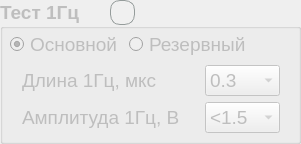
         <widget class="QGroupBox" name="groupBox_4">
          <property name="enabled">
           <bool>false</bool>
          </property>
          <property name="minimumSize">
           <size>
            <width>300</width>
            <height>0</height>
           </size>
          </property>
          <property name="font">
           <font>
            <pointsize>14</pointsize>
            <weight>75</weight>
            <bold>true</bold>
           </font>
          </property>
          <property name="title">
           <string>Тест 1Гц</string>
          </property>
          <widget class="QLabel" name="lPPS">
           <property name="geometry">
            <rect>
             <x>110</x>
             <y>0</y>
             <width>25</width>
             <height>25</height>
            </rect>
           </property>
           <property name="minimumSize">
            <size>
             <width>25</width>
             <height>25</height>
            </size>
           </property>
           <property name="maximumSize">
            <size>
             <width>25</width>
             <height>25</height>
            </size>
           </property>
           <property name="styleSheet">
            <string notr="true">QLabel {
                                   background-color:  rgb(240, 240, 240);
                                   border: 1px solid #959c9b;
                                   border-radius: 10px;
                                   font: 150 10pt&quot;MS Shell Dlg 2&quot;;
                                   color:rgb(0); }</string>
           </property>
           <property name="frameShape">
            <enum>QFrame::Box</enum>
           </property>
           <property name="text">
            <string/>
           </property>
           <property name="margin">
            <number>5</number>
           </property>
           <property name="indent">
            <number>8</number>
           </property>
          </widget>
          <widget class="QWidget" name="verticalLayoutWidget">
           <property name="geometry">
            <rect>
             <x>10</x>
             <y>30</y>
             <width>282</width>
             <height>105</height>
            </rect>
           </property>
           <layout class="QVBoxLayout" name="verticalLayout_7">
            <item>
             <layout class="QHBoxLayout" name="horizontalLayout_10">
              <item>
               <widget class="QRadioButton" name="radSec1">
                <property name="sizePolicy">
                 <sizepolicy hsizetype="Minimum" vsizetype="Fixed">
                  <horstretch>0</horstretch>
                  <verstretch>0</verstretch>
                 </sizepolicy>
                </property>
                <property name="minimumSize">
                 <size>
                  <width>0</width>
                  <height>0</height>
                 </size>
                </property>
                <property name="sizeIncrement">
                 <size>
                  <width>0</width>
                  <height>0</height>
                 </size>
                </property>
                <property name="baseSize">
                 <size>
                  <width>0</width>
                  <height>0</height>
                 </size>
                </property>
                <property name="font">
                 <font>
                  <pointsize>14</pointsize>
                  <weight>50</weight>
                  <bold>false</bold>
                 </font>
                </property>
                <property name="autoFillBackground">
                 <bool>false</bool>
                </property>
                <property name="text">
                 <string>Основной</string>
                </property>
                <property name="iconSize">
                 <size>
                  <width>16</width>
                  <height>16</height>
                 </size>
                </property>
                <property name="checked">
                 <bool>true</bool>
                </property>
                <property name="autoExclusive">
                 <bool>true</bool>
                </property>
               </widget>
              </item>
              <item>
               <widget class="QRadioButton" name="radSec2">
                <property name="font">
                 <font>
                  <pointsize>14</pointsize>
                  <weight>50</weight>
                  <bold>false</bold>
                 </font>
                </property>
                <property name="text">
                 <string>Резервный</string>
                </property>
                <property name="iconSize">
                 <size>
                  <width>25</width>
                  <height>25</height>
                 </size>
                </property>
               </widget>
              </item>
              <item>
               <spacer name="horizontalSpacer_7">
                <property name="orientation">
                 <enum>Qt::Horizontal</enum>
                </property>
                <property name="sizeHint" stdset="0">
                 <size>
                  <width>40</width>
                  <height>20</height>
                 </size>
                </property>
               </spacer>
              </item>
             </layout>
            </item>
            <item>
             <layout class="QHBoxLayout" name="horizontalLayout_6">
              <property name="spacing">
               <number>6</number>
              </property>
              <property name="sizeConstraint">
               <enum>QLayout::SetMinAndMaxSize</enum>
              </property>
              <item>
               <widget class="QLabel" name="label_3">
                <property name="minimumSize">
                 <size>
                  <width>165</width>
                  <height>0</height>
                 </size>
                </property>
                <property name="maximumSize">
                 <size>
                  <width>135</width>
                  <height>50</height>
                 </size>
                </property>
                <property name="font">
                 <font>
                  <pointsize>14</pointsize>
                  <weight>50</weight>
                  <bold>false</bold>
                 </font>
                </property>
                <property name="text">
                 <string>Длина 1Гц, мкс</string>
                </property>
               </widget>
              </item>
              <item>
               <widget class="QComboBox" name="comboBox_2">
                <property name="minimumSize">
                 <size>
                  <width>75</width>
                  <height>27</height>
                 </size>
                </property>
                <property name="maximumSize">
                 <size>
                  <width>60</width>
                  <height>16777215</height>
                 </size>
                </property>
                <property name="font">
                 <font>
                  <pointsize>14</pointsize>
                  <weight>50</weight>
                  <bold>false</bold>
                 </font>
                </property>
                <property name="editable">
                 <bool>false</bool>
                </property>
                <property name="currentText">
                 <string notr="true">0.3</string>
                </property>
                <property name="currentIndex">
                 <number>0</number>
                </property>
                <property name="minimumContentsLength">
                 <number>0</number>
                </property>
                <item>
                 <property name="text">
                  <string>0.3</string>
                 </property>
                </item>
                <item>
                 <property name="text">
                  <string>0.5</string>
                 </property>
                </item>
                <item>
                 <property name="text">
                  <string>0.7</string>
                 </property>
                </item>
               </widget>
              </item>
             </layout>
            </item>
            <item>
             <layout class="QHBoxLayout" name="horizontalLayout_7">
              <item>
               <widget class="QLabel" name="label_4">
                <property name="minimumSize">
                 <size>
                  <width>165</width>
                  <height>0</height>
                 </size>
                </property>
                <property name="maximumSize">
                 <size>
                  <width>165</width>
                  <height>50</height>
                 </size>
                </property>
                <property name="font">
                 <font>
                  <pointsize>14</pointsize>
                  <weight>50</weight>
                  <bold>false</bold>
                 </font>
                </property>
                <property name="text">
                 <string>Амплитуда 1Гц, В</string>
                </property>
               </widget>
              </item>
              <item>
               <widget class="QComboBox" name="comboBox">
                <property name="minimumSize">
                 <size>
                  <width>75</width>
                  <height>27</height>
                 </size>
                </property>
                <property name="maximumSize">
                 <size>
                  <width>60</width>
                  <height>16777215</height>
                 </size>
                </property>
                <property name="font">
                 <font>
                  <pointsize>14</pointsize>
                  <weight>50</weight>
                  <bold>false</bold>
                 </font>
                </property>
                <property name="currentIndex">
                 <number>0</number>
                </property>
                <property name="frame">
                 <bool>true</bool>
                </property>
                <item>
                 <property name="text">
                  <string>&lt;1.5</string>
                 </property>
                </item>
                <item>
                 <property name="text">
                  <string>3</string>
                 </property>
                </item>
                <item>
                 <property name="text">
                  <string>5</string>
                 </property>
                </item>
               </widget>
              </item>
             </layout>
            </item>
           </layout>
          </widget>
         </widget>
